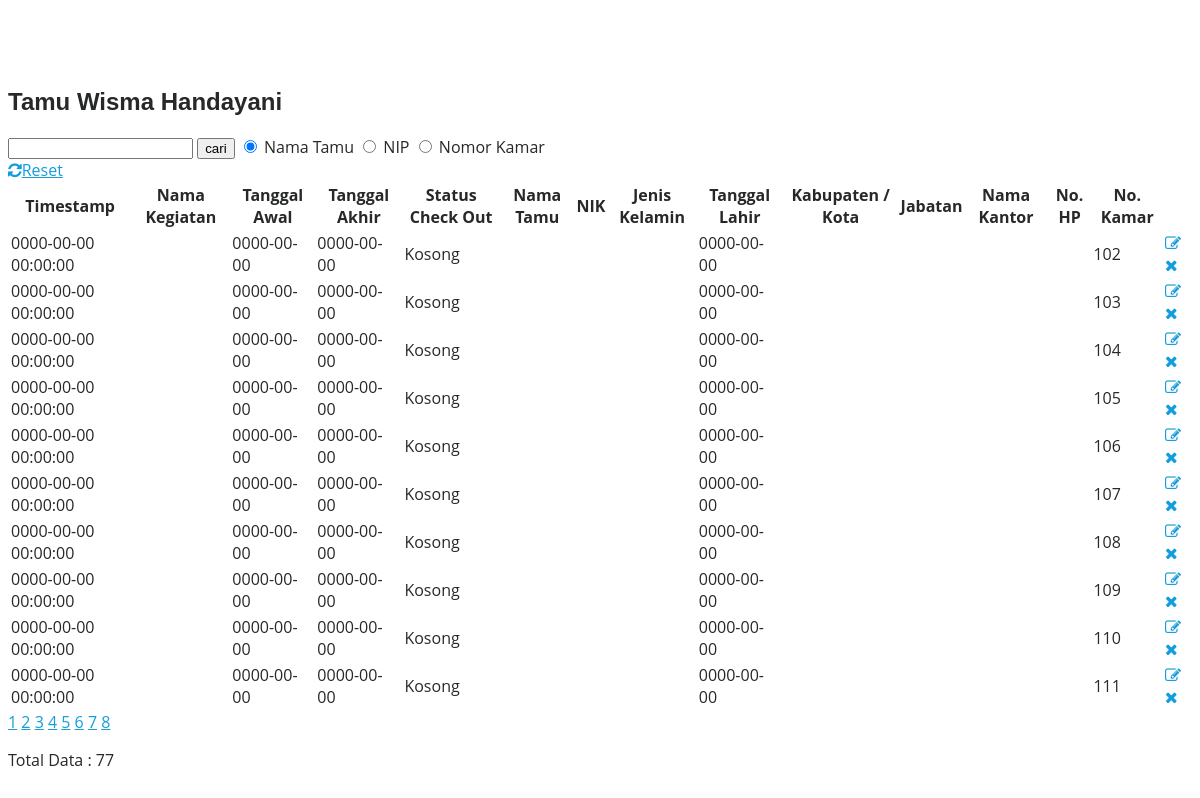
Screenshot of /tabel_handayani.php with the database file from the repository.
### tables this page shows
CREATE TABLE `handayani` (
  `timestamp` datetime NOT NULL,
  `nama_kegiatan` varchar(100) NOT NULL,
  `tanggal_awal` date NOT NULL,
  `tanggal_akhir` date NOT NULL,
  `statusco` enum('Terisi','Kosong') NOT NULL,
  `nama_tamu` varchar(100) NOT NULL,
  `nik` varchar(20) NOT NULL,
  `jenis_kelamin` enum('pria','wanita') NOT NULL,
  `tanggal_lahir` date NOT NULL,
  `kota` varchar(100) NOT NULL,
  `jabatan` varchar(100) NOT NULL,
  `nama_kantor` varchar(100) NOT NULL,
  `no_hp` varchar(13) NOT NULL,
  `nomor_kamar` int(4) NOT NULL
);

### tabel_handayani.php (the view, shortened to what this page needs)
<?php
	require 'koneksi.php';
?>
<!doctype html>
<html lang="en">
<head>
	<link rel="stylesheet" href="https://stackpath.bootstrapcdn.com/font-awesome/4.7.0/css/font-awesome.min.css">
	<link rel="stylesheet" href="css/style.css">
</head>
<body>
	<section class="ftco-section">
		<div class="container">
			<div class="row justify-content-center">
				<div class="col-md-6 text-center mb-5">
					<h2 class="heading-section">Tamu Wisma Handayani</h2>
				</div>
                <div class="col-md-6 text-center mb-5">
                    <form action="tabel_handayani.php" method="GET">
                        <input type="text" name="cari" value="<?php if(isset($_GET['cari'])){echo $_GET['cari'];}?>">
                        <input type="submit" value="cari">
                        <input type="radio" name="kategori" value="cariNama" checked>
                        <label for="nama">Nama Tamu</label>
                        <input type="radio" name="kategori" value="cariNIP">
                        <label for="nip">NIP</label>
                        <input type="radio" name="kategori" value="cariKamar">
                        <label for="nomor">Nomor Kamar</label> <br>
                        <a href="tabel_handayani.php"><i class="fa fa-refresh"></i>Reset</a>
                    </form>
				</div>
			</div>
			<div class="row">
				<div class="col-md-12">
					<div class="table-wrap">
						<table class="table">
						    <thead class="thead-dark">
                                <tr>
                                <th>Timestamp</th>
                                <th>Nama Kegiatan</th>
                                <th>Tanggal Awal</th>
                                <th>Tanggal Akhir</th>
                                <th>Status Check Out</th>
                                <th>Nama Tamu</th>
                                <th>NIK</th>
                                <th>Jenis Kelamin</th>
                                <th>Tanggal Lahir</th>
                                <th>Kabupaten / Kota</th>
                                <th>Jabatan</th>
                                <th>Nama Kantor</th>
                                <th>No. HP</th>
                                <th>No. Kamar</th>
                                <th>&nbsp;</th>
                                </tr>
						    </thead>
						    <tbody>
                                <?php
                                        $hal=10;
                                        $page=isset($_GET['hal'])?(int)$_GET['hal']:1;
                                        $start=($page>1)?($page*$hal)-$hal:0;
                                        if(isset($_GET['cari'])){
                                            $cari = $_GET['cari'];
                                            $sql = "SELECT * FROM handayani WHERE nama_tamu like '%".$cari."%'";
                                            $sql1 = "SELECT * FROM handayani WHERE nama_tamu LIKE '%$cari%' limit $start,$hal";
                                        } else {
                                            $sql = "SELECT * FROM handayani";
                                            $sql1 = "SELECT * FROM handayani limit $start,$hal";
                                        }
                                        if (isset($_GET['cari']) && isset($_GET['kategori'])) {
                                                $cari = $_GET['cari'];
                                                if ($_GET['kategori'] == 'cariNama') {
                                                    $sql = "SELECT * FROM handayani WHERE nama_tamu LIKE '%$cari%'";
                                                    $sql1 = "SELECT * FROM handayani WHERE nama_tamu LIKE '%$cari%' limit $start,$hal";
                                                } elseif ($_GET['kategori'] == 'cariNIP') {
                                                    $sql = "SELECT * FROM handayani WHERE nip LIKE '%$cari%'";
                                                    $sql1 = "SELECT * FROM handayani WHERE nip LIKE '%$cari%' limit $start,$hal";
                                                } else {
                                                    $sql = "SELECT * FROM handayani WHERE nomor_kamar LIKE '%$cari%'";
                                                    $sql1 = "SELECT * FROM handayani WHERE nomor_kamar LIKE '%$cari%' limit $start,$hal";
                                                    }
                                            } else {
                                                $sql = "SELECT * FROM handayani";
                                                $sql1 = "SELECT * FROM handayani limit $start,$hal";
                                            }
                                            $query = mysqli_query($db, $sql);
                                            $query1 = mysqli_query($db, $sql1);
                                            $total = mysqli_num_rows($query);
                                            $pages = ceil($total/$hal);
                                ?>
                                <?php while($list=mysqli_fetch_array($query1)) :
                                ?>
                                <tr class="alert" role="alert">
                                    <td><?= $list['timestamp']; ?></td>
                                    <td><?= $list['nama_kegiatan']; ?></td>
                                    <td><?= $list['tanggal_awal']; ?></td>
                                    <td><?= $list['tanggal_akhir']; ?></td>
                                    <td><?= $list['statusco']; ?></td>
                                    <td><?= $list['nama_tamu']; ?></td>
                                    <td><?= $list['nik']; ?></td>
                                    <td><?= $list['jenis_kelamin']; ?></td>
                                    <td><?= $list['tanggal_lahir']; ?></td>
                                    <td><?= $list['kota']; ?></td>
                                    <td><?= $list['jabatan']; ?></td>
                                    <td><?= $list['nama_kantor']; ?></td>
                                    <td><?= $list['no_hp']; ?></td>
                                    <td><?= $list['nomor_kamar']; ?></td>
                                    <td>
                                        <a class="edit" aria-label="close" href="form_handayani.php?nomor_kamar=<?=$list['nomor_kamar']; ?>" onclick="return edit(event)">
                                        <span aria-hidden="true"><i class="fa fa-edit"></i></span>
                                        </a>
                                        <a class="edit" aria-label="close" href="hapus_handayani.php?nomor_kamar=<?=$list['nomor_kamar']; ?>" onclick="return hapus(event)">
                                        <span aria-hidden="true"><i class="fa fa-close"></i></span>
                                        </a>
                                    </td>
                                </tr>
							    <?php endwhile; ?>
						    </tbody>
						</table>
                        <?php for( $i = 1 ; $i <= $pages ; $i++ ) : ?>
                                <?php if(isset($_GET["cari"])) : ?>
                                    <a href="?cari=<?= $_GET['cari']; ?>&hal=<?= $i; ?>">
                                    <?= $i; ?></a>
                                <?php else : ?>
                                    <a href="?&hal=<?= $i; ?>">
                                    <?= $i; ?></a>
                                <?php endif; ?>
                        <?php endfor; ?>
                        <p>Total Data : <?= mysqli_num_rows($query); ?></p>
					</div>
				</div>
			</div>
		</div>
	</section>
</body>
</html>

### assets/css/style.css (style rules this page uses)
body { font-family: 'Open Sans', sans-serif; color: #272829; }
a { color: #149ddd; }
h1, h2, h3, h4, h5, h6 { font-family: 'Raleway', sans-serif; }
section { padding: 60px 0; overflow: hidden; }

### rows the page displays
handayani: timestamp "0000-00-00 00:00:00", tanggal_awal "0000-00-00", tanggal_akhir "0000-00-00", statusco "Kosong", tanggal_lahir "0000-00-00", nomor_kamar "102"
handayani: timestamp "0000-00-00 00:00:00", tanggal_awal "0000-00-00", tanggal_akhir "0000-00-00", statusco "Kosong", tanggal_lahir "0000-00-00", nomor_kamar "103"
handayani: timestamp "0000-00-00 00:00:00", tanggal_awal "0000-00-00", tanggal_akhir "0000-00-00", statusco "Kosong", tanggal_lahir "0000-00-00", nomor_kamar "104"
handayani: timestamp "0000-00-00 00:00:00", tanggal_awal "0000-00-00", tanggal_akhir "0000-00-00", statusco "Kosong", tanggal_lahir "0000-00-00", nomor_kamar "105"
handayani: timestamp "0000-00-00 00:00:00", tanggal_awal "0000-00-00", tanggal_akhir "0000-00-00", statusco "Kosong", tanggal_lahir "0000-00-00", nomor_kamar "106"
handayani: timestamp "0000-00-00 00:00:00", tanggal_awal "0000-00-00", tanggal_akhir "0000-00-00", statusco "Kosong", tanggal_lahir "0000-00-00", nomor_kamar "107"
handayani: timestamp "0000-00-00 00:00:00", tanggal_awal "0000-00-00", tanggal_akhir "0000-00-00", statusco "Kosong", tanggal_lahir "0000-00-00", nomor_kamar "108"
handayani: timestamp "0000-00-00 00:00:00", tanggal_awal "0000-00-00", tanggal_akhir "0000-00-00", statusco "Kosong", tanggal_lahir "0000-00-00", nomor_kamar "109"
handayani: timestamp "0000-00-00 00:00:00", tanggal_awal "0000-00-00", tanggal_akhir "0000-00-00", statusco "Kosong", tanggal_lahir "0000-00-00", nomor_kamar "110"
handayani: timestamp "0000-00-00 00:00:00", tanggal_awal "0000-00-00", tanggal_akhir "0000-00-00", statusco "Kosong", tanggal_lahir "0000-00-00", nomor_kamar "111"

### other values shown
mysqli_num_rows($query) "77"
